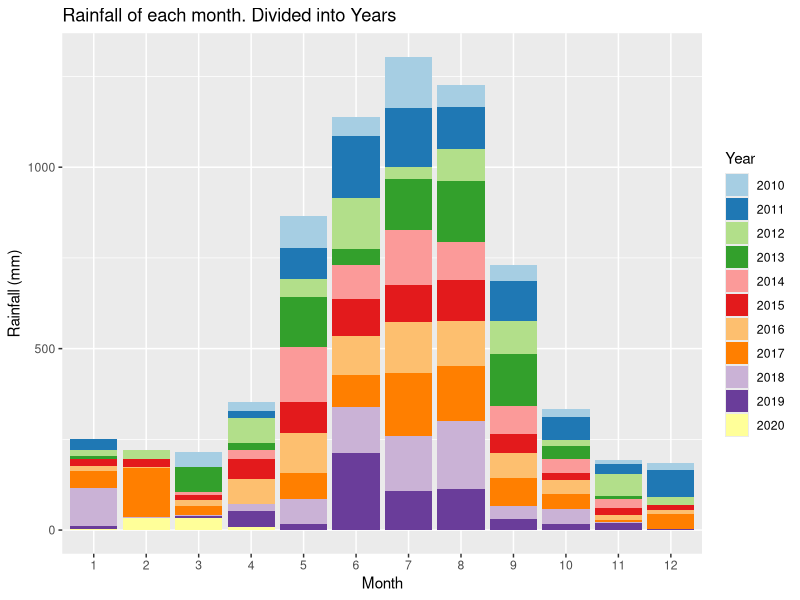
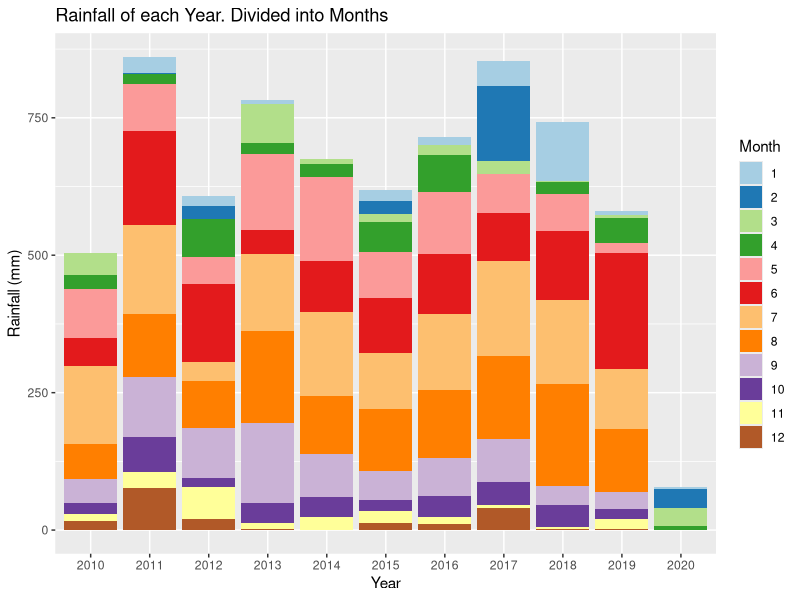
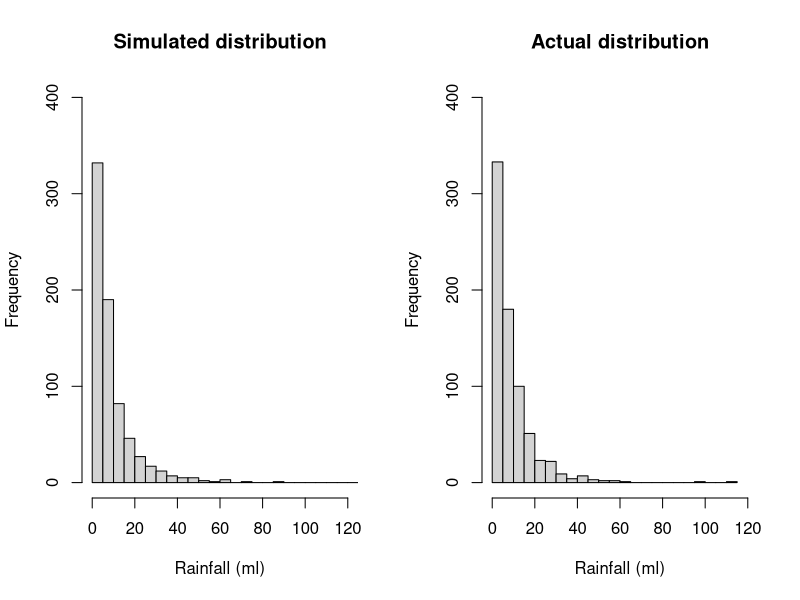
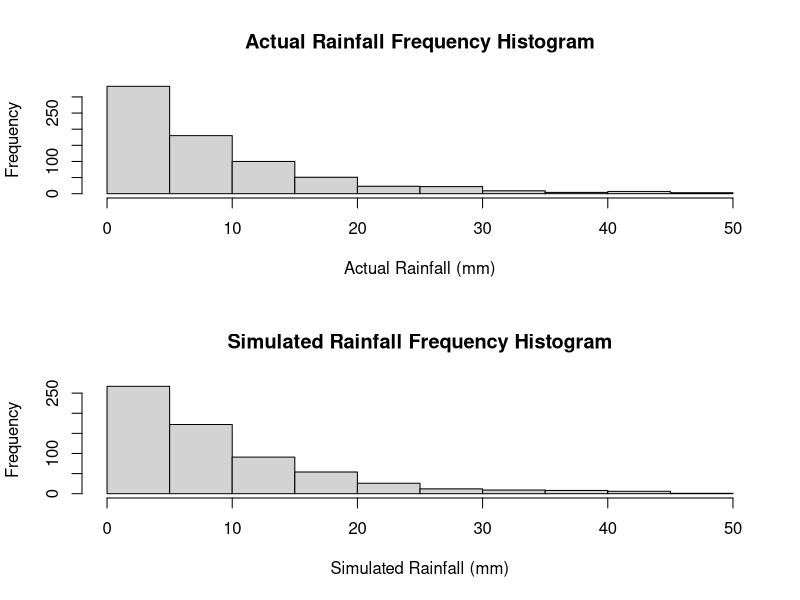
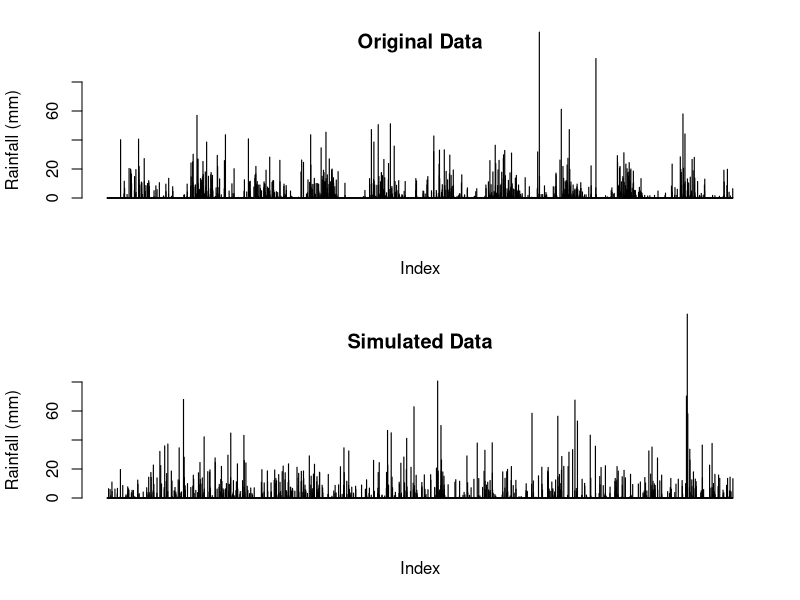
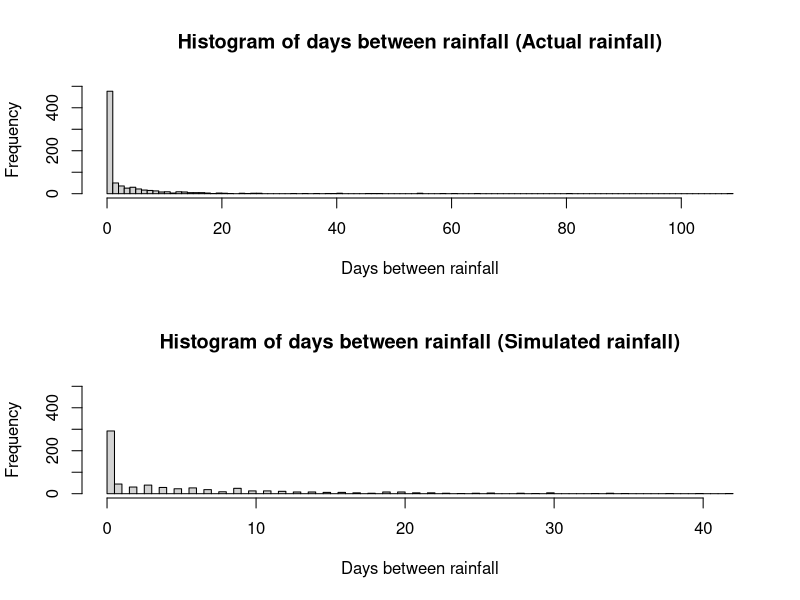
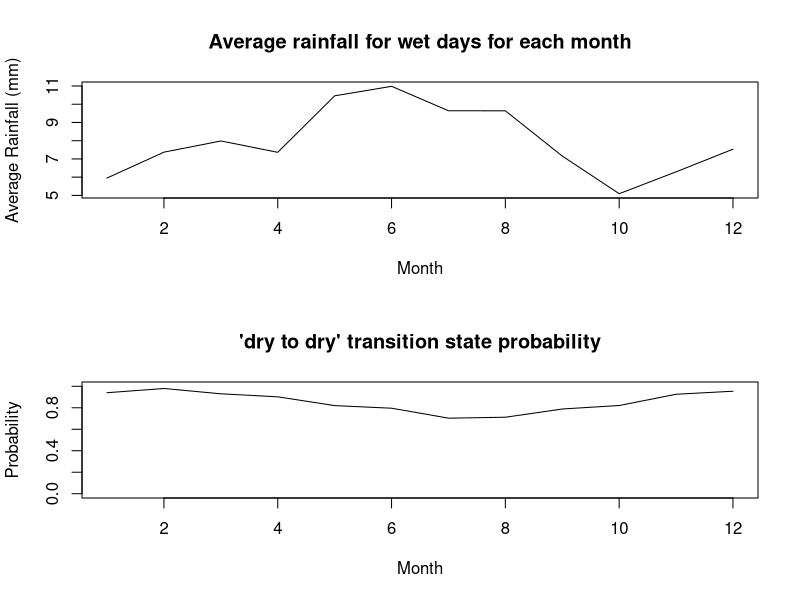
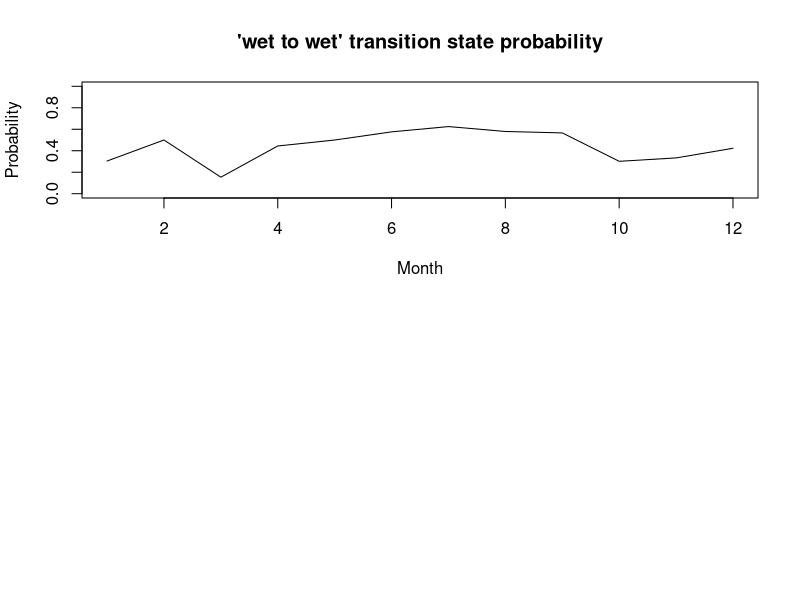

Recreate these plots in R, in order.
## ---- chunk 1
knitr::opts_chunk$set(echo = TRUE)
## ---- chunk 2
# Reading in the data from the csv file
data <-  read.csv("IDCJAC0009_009225_1800_Data.csv")
weather_data <- data
weather_data <- weather_data[which(is.na(weather_data$Rainfall.amount..millimetres.) == FALSE),] # excluding rows with no rainfall record made 
## ---- chunk 3
weather_data$date <- do.call(paste, c(weather_data[c("Day", "Month", "Year")], sep = "-")) # creating a column that contains the date for easy indentification
## ---- chunk 4
# function to categorise day as either 'wet' or 'dry' for the Markov Chain functions
state <- function(x){
  stateList <- c()
  for(ii in 1:length(x)){
    if(x[ii] < 1){
      stateList <- c(stateList, "dry")
    }
    if(x[ii] >= 1){
      stateList <- c(stateList, "wet")
    }
  }
  return(stateList)
}
weather_data$state <- state(weather_data$Rainfall.amount..millimetres.)
## ---- chunk 5
head(weather_data[,c('Rainfall.amount..millimetres.','state')], 10)
## ---- chunk 6
# function establishing Markov Chain transition state. Establishing the relationship between the rainfall of a given day and the day before it.
transitionState <- function(x){
  transitionStateList <- c('') #can't find transition state of first observation
  for(i in 2:length(x)){
    if(x[i] == "dry"){
      if (x[i-1] == "dry"){
        transitionStateList <- c(transitionStateList, "DryToDry")
      }
      else {
        transitionStateList <- c(transitionStateList, "WetToDry")
      }
    }
    if(x[i] == "wet"){
      if (x[i-1] == "dry"){
        transitionStateList <- c(transitionStateList, "DryToWet")
      }
      else {
        transitionStateList <- c(transitionStateList, "WetToWet")
      }
    }
  }
  return(transitionStateList)
}
weather_data$transitionState <- transitionState(weather_data$state)
## ---- chunk 7
head(weather_data[,c('Rainfall.amount..millimetres.','state', 'transitionState')], 10)
## ---- chunk 8
train_data <- subset(weather_data, Year >= 2010) # only look at the most recent, relevant data.
library(ggplot2)
library(RColorBrewer)

# explorative plots investigating the distribution of rainfall across months and years

# Plotting the rainfall data (grouped by years and months)
# Distribution of rainfall by month (segmented by year)
ggplot(train_data, aes(x = factor(Month), y = Rainfall.amount..millimetres., fill = factor(Year))) + 
  geom_bar(stat = "identity") + 
  scale_fill_brewer(palette = "Paired") + 
  xlab("Month")+
  ylab("Rainfall (mm)")+
  labs(fill = "Year")+
  ggtitle("Rainfall of each month. Divided into Years")
# There does appear to be a rough distribution of rainfall by month. Most years May, June, July, August, and September (month 5-9) have the most rain. There are outliers

ggplot(train_data, aes(x = factor(Year), y = Rainfall.amount..millimetres., fill = factor(Month))) + 
  geom_bar(stat = "identity") + 
  scale_fill_brewer(palette = "Paired") + 
  xlab("Year")+
  ylab("Rainfall (mm)")+
  labs(fill = "Month")+
  ggtitle("Rainfall of each Year. Divided into Months")
# There does not appear to be any obvious pattern in the rainfall across the 10 years (note. 2020 only contains 4 months of data, hence the low rainfall). The average looks to be around 650-700 mm. 
## ---- chunk 9
table(train_data$Month, train_data$Year) # only four months of data in 2020
## ---- chunk 10
#Calculating transition state probabilities, in general (no respect to month or season)
weatherTable <- table(train_data$transitionState)
weatherTable

probWetToWet = weatherTable['WetToWet'] / (weatherTable['WetToWet'] + weatherTable['WetToDry'])
probWetToWet

probDryToDry = weatherTable['DryToDry'] / (weatherTable['DryToDry'] + weatherTable['DryToWet'])
probDryToDry
## ---- chunk 11
#Basic generator (No seasonal variation)

#calculated above
generateRainfallBasic <- function(genLength){
  currentState = "dry" # Years start with very little rain, so more likely to start dry
  rainAmountList <- c()
  for (i3 in 1:genLength){
    if (currentState == "dry"){
      if (runif(1) < probDryToDry){
        currentState = "dry"
      }
      else{
        currentState = "wet"
      }
    }
    else if (currentState == "wet"){
      if (runif(1) < probWetToWet){
        currentState = "wet"
      }
      else{
        currentState = "dry"
      }
    }
    #generating amount of rainfall if state is wet, else 0
    if (currentState == "wet"){
      rainAmount <- 5.66*exp(rnorm(1))
      rainAmountList <- c(rainAmountList, rainAmount)
    }
    else{
      rainAmountList <- c(rainAmountList, 0)
    }
  }
  return(rainAmountList)
}
## ---- chunk 12
#comparing log-normal against actual data, veeerryyyy close fit, will use log-normal for rainfall sim
par(mfrow=c(1,2))
p1 <- 5.66*exp(rnorm(732))
hist(p1, breaks = 30, xlim = c(0,120), ylim = c(0,400), main = "Simulated distribution", xlab = "Rainfall (ml)")

p2 <- train_data$Rainfall.amount..millimetres.[train_data$Rainfall.amount..millimetres.>1]
hist(p2, breaks = 30, xlim = c(0,120), ylim = c(0,400), main = "Actual distribution", xlab = "Rainfall (ml)")

mean(p1)
mean(p2)
## ---- chunk 13
#Basic generator tests
testRainfall = generateRainfallBasic(3761)

par(mfrow=c(2,1))
hist(train_data$Rainfall.amount..millimetres.[train_data$Rainfall.amount..millimetres.>1 & train_data$Rainfall.amount..millimetres.<50], xlab = "Actual Rainfall (mm)", main = "Actual Rainfall Frequency Histogram")
hist(testRainfall[testRainfall > 1 & testRainfall <50], xlab = "Simulated Rainfall (mm)", main = "Simulated Rainfall Frequency Histogram")

par(mfrow=c(2,1))
barplot(train_data$Rainfall.amount..millimetres., ylim = c(0,80), main = "Original Data", ylab = "Rainfall (mm)", xlab = "Index")
barplot(testRainfall, ylim = c(0,80), main = "Simulated Data", ylab = "Rainfall (mm)", xlab = "Index")
## ---- chunk 14
daysBetweenRain <- function(input){
  returnList <- c()
  currentLength <- 0
  for (i in input){
    if (i<1){
      currentLength <- currentLength + 1
    }
    else{
      returnList <- c(returnList, currentLength)
      currentLength <- 0
    }
  }
  return(returnList)
  }
## ---- chunk 15
hist(daysBetweenRain(train_data$Rainfall.amount..millimetres.)[train_data$Rainfall.amount..millimetres.>-1], main = "Histogram of days between rainfall (Actual rainfall)", breaks = 100, xlab = "Days between rainfall", ylim = c(0,500))
hist(daysBetweenRain(testRainfall)[daysBetweenRain(testRainfall)>-1], main = "Histogram of days between rainfall (Simulated rainfall)", breaks = 100, xlab = "Days between rainfall", ylim = c(0,500))
## ---- chunk 16
#Calculates the transition probabilities for each month
probTransStatesMonth <- function(input_data){
  transitonStatesMonthsFrame <- data.frame(list(rep(0, 12), list(rep(0, 12), list(rep(0,    12), list(rep(0, 12)))))) #Initialises 12x4 frame filled with zeroes (4 columns for each transition state, 12 rows for each month)
  names(transitonStatesMonthsFrame) <- c('DryToDry', 'DryToWet', 'WetToDry', 'WetToWet')

  #Makes the dataframe with the count of each transition state with each month
  for (i4 in 1:dim(input_data)[1]){
    tempTransitionState <- input_data[i4, 'transitionState']
    tempMonth <- input_data[i4, 'Month'] 
    transitonStatesMonthsFrame[tempMonth, tempTransitionState] <- transitonStatesMonthsFrame[tempMonth, tempTransitionState]+1 # increase count of tempTransitionState for month tempMonth by 1
  }

  #Calculates the transition state probabilities for each month in the data frame
  probTransitonStatesMonthsFrame <- transitonStatesMonthsFrame
  for (i in 1:dim(transitonStatesMonthsFrame)[1]){
  
    probTransitonStatesMonthsFrame[i, 'DryToDry'] <- transitonStatesMonthsFrame[i, 'DryToDry'] / (transitonStatesMonthsFrame[i, 'DryToDry'] + transitonStatesMonthsFrame[i, 'DryToWet'])
  
    probTransitonStatesMonthsFrame[i, 'DryToWet'] <- transitonStatesMonthsFrame[i, 'DryToWet'] / (transitonStatesMonthsFrame[i, 'DryToDry'] + transitonStatesMonthsFrame[i, 'DryToWet'])
    
    probTransitonStatesMonthsFrame[i, 'WetToDry'] <- transitonStatesMonthsFrame[i, 'WetToDry'] / (transitonStatesMonthsFrame[i, 'WetToDry'] + transitonStatesMonthsFrame[i, 'WetToWet'])
    probTransitonStatesMonthsFrame[i, 'WetToWet'] <- transitonStatesMonthsFrame[i, 'WetToWet'] / (transitonStatesMonthsFrame[i, 'WetToDry'] + transitonStatesMonthsFrame[i, 'WetToWet'])
    # this data frame 'probTransitionStatesMonthsFrame' will be called directly in the generator, so must be called as such when exported
  }
  return(probTransitonStatesMonthsFrame)
}
## ---- chunk 17
probTransitonStatesMonthsFrame <- probTransStatesMonth(train_data)
head(probTransitonStatesMonthsFrame, 10)
## ---- chunk 18
#testing average rainfall when its rains in each month, and for wettowet vs drytowet transitions.
test_w2w <- train_data$Rainfall.amount..millimetres.[train_data$transitionState == "WetToWet"]
test_d2w <- train_data$Rainfall.amount..millimetres.[train_data$transitionState == "DryToWet"]
mean(test_w2w)
mean(test_d2w)
wilcox.test(test_d2w, test_w2w)
#since resulting wilcox test p-value is 0.85, we conclude that theres no difference in rainfall depending on the transition state, and do not need to include it in our model.

test_rainfallPerMonth <- train_data[train_data$state == "wet",c(4,6)]
kruskal.test(Rainfall.amount..millimetres. ~ Month, data = test_rainfallPerMonth)
#p-val = 0.00016, therefore difference between average rainfall for each month

## ---- chunk 19
#calculating the mean rainfall when it rains for each month, to change how much it rains according to the generator later on. Limited to less than 60 mls as the dataset is not large enough for large rainfall amounts (such as 114ml in feburary) to not throw the mean off.
rainMonthData <- c()
for (i in 1:12){
  temp<- train_data$Rainfall.amount..millimetres.[train_data$state == "wet" & train_data$Month == i & train_data$Rainfall.amount..millimetres. < 60]
  rainMonthData <- c(rainMonthData, list(temp))
  rm(temp)
}

rainfallAvgMonth <- sapply(rainMonthData, mean)

## ---- chunk 20
plot(c(1:12), rainfallAvgMonth, type = "l", xlab = "Month", ylab = "Average Rainfall (mm)", main = "Average rainfall for wet days for each month")
## ---- chunk 21
#How the transition state probabilities vary for each month
plot(probTransitonStatesMonthsFrame$DryToDry, ylim = c(0,1), xlab = "Month", main = "'dry to dry' transition state probability", type = 'l', ylab = "Probability")
plot(probTransitonStatesMonthsFrame$WetToWet, ylim = c(0,1), xlab = "Month", main = "'wet to wet' transition state probability", type = 'l', ylab = "Probability")
## ---- chunk 22
#Weather generator accounting  for seasonal variation of transition states or something i hope
#This is just a regular version of basic generator it's mostly the same in fact if i forget to even do this it is the same

generateRainfallSeasonal <- function(input){
  # input must be weather_data or a subset of weather_data
  currentState = "dry" #can make this into a random choice later
  rainAmountList <- c()
  for (i5 in 1:dim(input)[1]){
    if (currentState == "dry"){
      if (runif(1) < probTransitonStatesMonthsFrame[input[i5, 'Month'], 'DryToDry']){ #now inputs depending on the month of input
        currentState = "dry"
      }
      else{
        currentState = "wet"
      }
    }
    else if (currentState == "wet"){
      if (runif(1) < probTransitonStatesMonthsFrame[input[i5, 'Month'], 'WetToWet']){
        currentState = "wet"
      }
      else{
        currentState = "dry"
      }
    }                                   
    #generating amount of rainfall if state is wet, else 0
    if (currentState == "wet"){
      #rainAmount <- 5.66*exp(rnorm(1)) #now log-normal dist, 5 used because is close to mean of weather_data's / the mean of what exp(rnorm(1)) is by default /// Old Version 
      rainAmount <- rainfallAvgMonth[input[i5, 'Month']]*exp(rnorm(1))/1.648 
      #average of exp(rnorm(1)) is ~1.648, so we divide by that so the average of each month will just be the actual average calculated from rainfallAvgMonth.
      rainAmountList <- c(rainAmountList, rainAmount)
    }
    else{
      rainAmountList <- c(rainAmountList, 0)
    }
  }
  return(rainAmountList)
}
## ---- chunk 23
#testing code for seasonal generator
inputSeasonalRainfall <- dplyr::select(train_data, 'Year', 'Month', 'Day') #using existing train data's dates to input to function, instead of putting in just how many to generate
testSeasonalRainfall = generateRainfallSeasonal(inputSeasonalRainfall)
## ---- chunk 24
plot_seasonal_data <- function(training_data_input,seasoned_data_rainfall, title){
  par(mfrow=c(2,1))
  barplot(training_data_input$Rainfall.amount..millimetres., ylim = c(0,80), main = c("Original Data", title), ylab = "Rainfall (mm)", xlab = "Index")
  barplot(seasoned_data_rainfall, ylim = c(0,80), main = c("Simulated Seasonal Data", title), ylab = "Rainfall (mm)", xlab = "Index")
}
plot_seasonal_data(train_data,testSeasonalRainfall, "(Perth)")
## ---- chunk 25
hist(daysBetweenRain(train_data$Rainfall.amount..millimetres.)[train_data$Rainfall.amount..millimetres.>-1], main = "Histogram of days between rainfall (Actual rainfall)", breaks = 100, xlab = "Days between rainfall", ylim = c(0,500))
hist(daysBetweenRain(testSeasonalRainfall)[daysBetweenRain(testSeasonalRainfall)>-1], main = "Histogram of days between rainfall (Simulated rainfall)", breaks = 100, xlab = "Days between rainfall", ylim = c(0,500))
## ---- chunk 26
wilcox.test(daysBetweenRain(testSeasonalRainfall), daysBetweenRain(train_data$Rainfall.amount..millimetres.))
mean(daysBetweenRain(testSeasonalRainfall)); mean(daysBetweenRain(train_data$Rainfall.amount..millimetres.))
sd(daysBetweenRain(testSeasonalRainfall)); sd(daysBetweenRain(train_data$Rainfall.amount..millimetres.))
## ---- chunk 27
#comparing log-normal against actual data, veeerryyyy close fit, will use log-normal for rainfall sim
p1 <- 5.66*exp(rnorm(732))
p1 <- p1[p1>1]
hist(p1, breaks = 30, xlim = c(0,120), ylim = c(0,400), main = "Simulated distribution")

p2 <- train_data$Rainfall.amount..millimetres.[train_data$Rainfall.amount..millimetres.>1]
hist(p2, breaks = 30, xlim = c(0,120), ylim = c(0,400), main = "actual distribution")
## ---- chunk 28
set.seed(100345)
sampID <- sample.int(nrow(train_data), size = 0.8*nrow(train_data), replace = FALSE)
train_data <- train_data[sampID,] # 80% of data for training
test_data <- train_data[-sampID,] # 20% for testing
## ---- chunk 29
probTransitonStatesMonthsFrame <- probTransStatesMonth(train_data) # retraining seasonal generator probTransitionStatesMonthsFrame with new training data (now only 80% of the original train_data)
# calucating the new average rainfall for each month
rainMonthData <- c()
for (i in 1:12){
  temp<- train_data$Rainfall.amount..millimetres.[train_data$state == "wet" & train_data$Month == i & train_data$Rainfall.amount..millimetres. < 60]
  rainMonthData <- c(rainMonthData, list(temp))
  rm(temp)
}
rainfallAvgMonth <- sapply(rainMonthData, mean)
## ---- chunk 30
#generates a simulation with the same number of observations as test_data (20% of the total data)
testSeasonalRainfall20 = generateRainfallSeasonal(test_data) 
## ---- chunk 31
par(mfrow = c(2, 1))
barplot(testSeasonalRainfall20, ylab = "Rainfall (mm)", xlab = "index", main = "Simulated data")
barplot(test_data$Rainfall.amount..millimetres., ylab = "Rainfall (mm)", xlab  = "index", main = "Actual data")
## ---- chunk 32
# Wilcoxon signed rank test
WT <- wilcox.test(testSeasonalRainfall20, test_data$Rainfall.amount..millimetres., paired=T)
print("Wilcoxon rank sum p-value")
WT$p.value
# paired student t test
TT <- t.test(testSeasonalRainfall20, test_data$Rainfall.amount..millimetres., paired=T)
print("t-test p-value")
TT$p.value
## ---- chunk 33
train_data <- subset(weather_data, Year >= 2010)
train10_data <- subset(weather_data, Year >= 2009 & Year < 2019)
data_2019 <- subset(weather_data, Year == 2019)
## ---- chunk 34
probTransitonStatesMonthsFrame <- probTransStatesMonth(train10_data) # retraining seasonal generator probTransitionStatesMonthsFrame with train10_data
set.seed(10356)
monthList <- subset(weather_data, Year == 2019) # a year that isn't a leap year to get the month list, as generation algorithm only requires months
monthList <- monthList['Month']
testSeasonalRainfall10 <- generateRainfallSeasonal(monthList)
## ---- chunk 35
#compare generated year against 2019
par(mfrow = c(2,1))
barplot(data_2019$Rainfall.amount..millimetres., xlab = "Index", ylab = "Rainfall (mm)", main = "Actual 2019 Rainfall (Perth)")
barplot(testSeasonalRainfall10, xlab = "Index", ylab = "Rainfall (mm)", main = "Simulated Rainfall (Perth)")
## ---- chunk 36
# check other years for comparison
par(mfrow = c(3,2))
barplot(testSeasonalRainfall10, xlab = "Index", ylab = "Rainfall (mm)", main = "Simulated Rainfall")
year <- subset(weather_data, Year == 2015)
barplot(year$Rainfall.amount..millimetres., xlab = "Index", ylab = "Rainfall (mm)", main = "2015 Rainfall")
year <- subset(weather_data, Year == 2008)
barplot(year$Rainfall.amount..millimetres., xlab = "Index", ylab = "Rainfall (mm)", main = "2008 Rainfall")
year <- subset(weather_data, Year == 2015)
barplot(year$Rainfall.amount..millimetres., xlab = "Index", ylab = "Rainfall (mm)", main = "2017 Rainfall")
year <- subset(weather_data, Year == 2007)
barplot(year$Rainfall.amount..millimetres., xlab = "Index", ylab = "Rainfall (mm)", main = "2007 Rainfall")
year <- subset(weather_data, Year == 2013)
barplot(year$Rainfall.amount..millimetres., xlab = "Index", ylab = "Rainfall (mm)", main = "2013 Rainfall")
rm(year)
## ---- chunk 37
# Creates a graph of difference in rainfall for years, weeks, months, years to see if there are any potential patterns.
# Creates a list of the weekly rainfall
RainfallWeekly <- data.frame("Rainfall (mm)", "Week")
colnames(RainfallWeekly) <- c("Rainfall (mm)", "Week")
RainfallWeekly$`Rainfall (mm)` <- as.numeric(RainfallWeekly$`Rainfall (mm)`)
RainfallWeekly$Week <- as.numeric(RainfallWeekly$Week)
week = 1
weekRain = 0
for(ii in c(1: nrow(weather_data))){
  weekRain = weekRain + weather_data[ii, 6] # rainfall amount for that row
  
  if(ii%%7 == 0){ # every 7th row
    RainfallWeekly[(ii/7), 1] <- weekRain # 1 row of RainfallWeekly created every 7 rows (1 weeks) - inserting rainfall total for that week
    RainfallWeekly[(ii/7), 2] <- week
    week = week + 1
    weekRain = 0 # clear total rainfall to prepare for next week
  }
}
## ---- chunk 38
RainfallWeeklyDiff <- data.frame(c(1:(nrow(RainfallWeekly)-1)), c(1:(nrow(RainfallWeekly)-1))) # data frame with two columns, one less row than RainfallWeekly
colnames(RainfallWeeklyDiff) <- c("Rainfall diff (mm)", "Week")
RainfallWeeklyDiff$`Rainfall diff (mm)` <- diff(RainfallWeekly$`Rainfall (mm)`) # change in weeks
## ---- chunk 39
# plot first 700 weeks first against the difference in rainfall, and then the rainfall per week
par(mfrow = c(4,1))
plot(RainfallWeeklyDiff[c(1:350), 2], RainfallWeeklyDiff[c(1:350), 1], xlab = "week", ylab = "change in rainfall (mm)", cex = 2, type = "b", main = "Difference in rainfall (mm) by week")
plot(RainfallWeekly[c(1:350), 2], RainfallWeekly[c(1:350), 1], xlab = "week", ylab = "rainfall (mm)", type = "l", main = "Rainfall (mm) by week")
plot(RainfallWeeklyDiff[c(351:700), 2], RainfallWeeklyDiff[c(351:700), 1], xlab = "week", ylab = "change in rainfall (mm)", cex = 2, type = "b", main = "Difference in rainfall (mm) by week")
plot(RainfallWeekly[c(351:700), 2], RainfallWeekly[c(351:700), 1], xlab = "week", ylab = "rainfall (mm)", type = "l", main = "Rainfall (mm) by week")
## ---- chunk 40
# might remove this, already show first 700 weeks

# plot second 700 weeks first against the difference in rainfall, and then the rainfall per week
par(mfrow = c(4,1))
plot(RainfallWeeklyDiff[c(701:1050), 2], RainfallWeeklyDiff[c(701:1050), 1], xlab = "week", ylab = "change in rainfall (mm)", cex = 2, type = "b")
plot(RainfallWeekly[c(701:1050), 2], RainfallWeekly[c(701:1050), 1], xlab = "week", ylab = "rainfall (mm)", type = "l")
plot(RainfallWeeklyDiff[c(1051:1414), 2], RainfallWeeklyDiff[c(1051:1414), 1], xlab = "week", ylab = "change in rainfall (mm)", cex = 2, type = "b")
plot(RainfallWeekly[c(1051:1414), 2], RainfallWeekly[c(1051:1414), 1], xlab = "week", ylab = "rainfall (mm)", type = "l")
## ---- chunk 41
rainSort_2019 <- data_2019$Rainfall.amount..millimetres.
# qqplot before removing 'dry' days
par(mfrow=c(1,2))
qqnorm(rainSort_2019, pch = 1, frame = F, main = "Normal Q-Q Plot of Rainfall 2019 (including dry days)")
qqline(rainSort_2019, col = "red", lwd = 2)
rainSort_2019 <- rainSort_2019[which(rainSort_2019 != 0)]
# qqplot after removing 'dry' days
qqnorm(rainSort_2019, pch = 1, frame = F, main = "Normal Q-Q Plot of Rainfall 2019 (excluding dry days)")
qqline(rainSort_2019, col = "red", lwd = 2)

# data is not normally distributed
rm(rainSort_2019)
## ---- chunk 42
# Function that returns the sum of ranks of difference (w+ and w-) that are part of the Wilcoxon signed rank calculations
returnRanks <- function(simulated, actual){
  diffs <- (simulated - actual)
  diffs <- diffs[diffs != 0]
  posDifs <- which(diffs > 0)
  negDiffs <- which(diffs < 0)
  rank <- rank(abs(diffs))
  rankPosDiff <- sum(rank[posDifs])
  rankNegDiff <- sum(rank[negDiffs]) 
  return(c(rankPosDiff, rankNegDiff))
}

## ---- chunk 43
wilcox <- function(seed, year){
  set.seed(seed)
  rainYear <- subset(weather_data, Year == year) # a year that isn't a leap year to get the month list, as generation algorithm only requires months
  monthList <- rainYear['Month']
  simRainfall <- generateRainfallSeasonal(monthList)

  # test of testSeasonalRainfall10 against 2019 rainfall (testSeasonalRainfall10 was simulation of 2019 rainfall)
  print(wilcox.test(rainYear$Rainfall.amount..millimetres., simRainfall, paired = T, alternative = "t", conf.int = T, conf.level = 0.95))
  WP <- wilcox.test(rainYear$Rainfall.amount..millimetres., simRainfall, paired = T, alternative = "t", conf.int = T, conf.level = 0.95)
  cat("P-value is",WP$p.value,"\n")

  # manual calculation of Wilcoxon signed rank values 

  sumRanks <- returnRanks(simRainfall, rainYear$Rainfall.amount..millimetres.)
  cat(sumRanks[1], "is the sum of the ranks of the positive differences","\n")
  cat(sumRanks[2], "is the sum of the ranks of the negative differences","\n")

}
wilcox(404567, 2019)
## ---- chunk 44
wilcox(12345, 2019)
wilcox(347876, 2019)
wilcox(3456789, 2019)
## ---- chunk 45
# looking at the four total simulations created, there is generally no significant different between the simulated rainfall and the actual rainfall. 
# However looking at rankPosDiff and rankNegDiff calculated for each (the sum of the ranks of the positive and negative differences between the simulated and actual data respectively), the simulated rainfall was consistently larger than the actual data 
# The reason for this is likely because 2019 had a very small amount of rainfall compared to the rest of the years.

## ---- chunk 46
rain2019 <- subset(weather_data, Year == 2019)
simRainfall2019 <- generateRainfallSeasonal(rain2019)
cat(median(simRainfall2019), "is the simulated median \n")
cat(median(rain2019$Rainfall.amount..millimetres.), "is the actual median \n")

cat(sum(train10_data$Rainfall.amount..millimetres.)/10, "is the average total rainfall per year for 2009 to 2018 \n") #/10 to get average of 10 years of rain data
cat(sum(rain2019$Rainfall.amount..millimetres.), "is the total rainfall of 2019 \n")

# given the number of dry days, it makes sense that the median's would be very similar in the Wilcoxon Signed Rank test
# To perform the Wilcoxon Signed Rank test we remove those dates from testSeasonalRainfall10
# 2019 is a non leap year so February will have 28 days
#October 5th and December 19th are missing, so we remove them

# Test of simRainfall2019 against 2019 rainfall (testSeasonalRainfall10 was simulation of 2019 rainfall)
wilcox.test(simRainfall2019, rain2019$Rainfall.amount..millimetres., paired = T, alternative = "t")

# Since the p-value is relatively high, it can be concluded that there is no significant diference between the simulated 2019 data and the actual 2019 data. 
# While the simulation may not be an accurate prediction of 2019 (as seen in the barplots), the simulation was also not logically flawed, as there is not a significant difference between the median of the simulation and the median of the actual.
#Furthermore, a qucik comparison of the medians in the Wilcoxon Signed Rank test shows that (as expected) they are also very similar.
cat("Median of actual and simulated rainfall respectively:", median(rain2019$Rainfall.amount..millimetres.),",", median(simRainfall2019))
rm(simRainfall2019)
## ---- chunk 47
# looking at 2013 data (which had a larger than average amount of rain)
rain2013 <- subset(weather_data, Year == 2013)
monthList <- subset(weather_data, Year == 2013) # A year that isn't a leap year to get the month list, as generation algorithm only requires months
monthList <- monthList['Month']
simRainfall2013 <- generateRainfallSeasonal(monthList)
wilcox.test(simRainfall2013, rain2013$Rainfall.amount..millimetres., paired = T, conf.int = T, conf.level = 0.95)

par(mfrow = c(2,1))
barplot(simRainfall2013, xlab = "Index", ylab = "Rainfall (mm)", main = "Simulated Rainfall")
barplot(rain2013$Rainfall.amount..millimetres., xlab = "Index", ylab = "Rainfall (mm)", main = "2013 Rainfall")

diffs <- (simRainfall2013 - rain2013$Rainfall.amount..millimetres.)
diffs <- diffs[diffs != 0]
posDifs <- which(diffs > 0)
negDiffs <- which(diffs < 0)
rank <- rank(abs(diffs))
rankPosDiff <- sum(rank[posDifs])
rankNegDiff <- sum(rank[negDiffs]) 

rankPosDiff
rankNegDiff
mean(diffs)
## ---- chunk 48
# Reading in the data from the csv file for the Sydney Location
data2 <-  read.csv("IDCJAC0009_066062_1800_Data.csv")
weather_data2 <- subset(data2, Year >= 1993)
weather_data2 <- weather_data2[which(is.na(weather_data2$Rainfall.amount..millimetres.) == FALSE),] #excluding rows with no rainfall record made
weather_data2$date2 <- do.call(paste, c(weather_data2[c("Day", "Month", "Year")], sep = "-")) #creating a column that contains the date for easy indentification
weather_data2$state <- state(weather_data2$Rainfall.amount..millimetres.)
weather_data2$transitionState <- transitionState(weather_data2$state)
train_data2 <- subset(weather_data2, Year >= 2010)
inputSeasonalRainfall2 <- dplyr::select(train_data2, 'Year', 'Month', 'Day')
## ---- chunk 49
train_data2 <- subset(weather_data2, Year >= 2010)
train10_data2 <- subset(weather_data2, Year >= 2009 & Year < 2019)
data_2019_2 <- subset(weather_data2, Year == 2019)
probTransitonStatesMonthsFrame <- probTransStatesMonth(train10_data2) # retraining seasonal generator probTransitionStatesMonthsFrame with train10_data
testSeasonalRainfall2 = generateRainfallSeasonal(inputSeasonalRainfall2)
plot_seasonal_data(train_data2,testSeasonalRainfall2, "(Sydney)")
## ---- chunk 50
set.seed(10584)
monthList_2 <- data_2019_2 # a year that isn't a leap year to get the month list, as generation algorithm only requires months
monthList_2 <- monthList_2['Month']
testSeasonalRainfall10_2 <- generateRainfallSeasonal(monthList_2)
rainYear <- subset(weather_data2, Year == 2019)
print(wilcox.test(rainYear$Rainfall.amount..millimetres., testSeasonalRainfall10_2, paired = T, alternative = "t", conf.int = T, conf.level = 0.95))
WP <- wilcox.test(rainYear$Rainfall.amount..millimetres., testSeasonalRainfall10_2, paired = T, alternative = "t", conf.int = T, conf.level = 0.95)
cat("P-value is",WP$p.value,"\n")
## ---- chunk 51
#Compare Generated year against 2019
par(mfrow = c(2,2))
barplot(data_2019$Rainfall.amount..millimetres., xlab = "Index", ylab = "Rainfall (mm)", main = "Actual 2019 Rainfall (Perth)")
barplot(data_2019_2$Rainfall.amount..millimetres., xlab = "Index", ylab = "Rainfall (mm)", main = "Actual 2019 Rainfall (Sydney)")
barplot(testSeasonalRainfall10, xlab = "Index", ylab = "Rainfall (mm)", main = "Simulated Rainfall (Perth)")
barplot(testSeasonalRainfall10_2, xlab = "Index", ylab = "Rainfall (mm)", main = "Simulated Rainfall (Sydney)")
